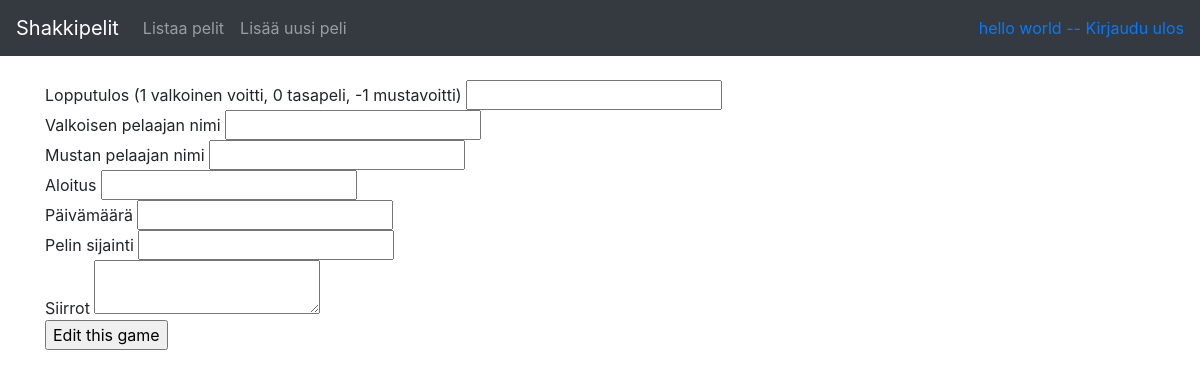
The app's page /games/2/edit (signed in), older data.
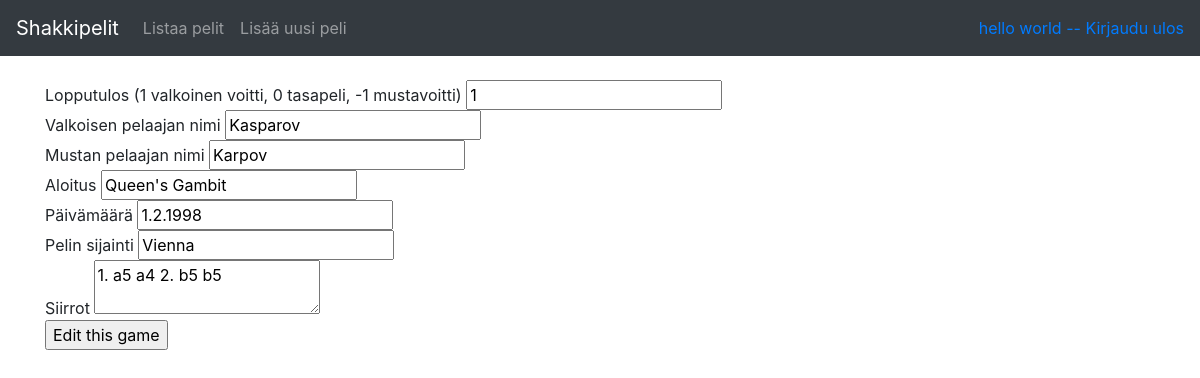
The same page, newer data.
### app/games/models.py (models this page shows, shortened)
class Game(db.Model):
    id = db.Column(db.Integer, primary_key=True)
    date_created = db.Column(db.DateTime, default=db.func.current_timestamp())
    date_modified = db.Column(db.DateTime, default=db.func.current_timestamp(),
    onupdate=db.func.current_timestamp())
    white_player = db.Column(db.String(144), nullable=False)
    black_player = db.Column(db.String(144), nullable=False)
    game_date = db.Column(db.String(144), nullable=False)
    game_location = db.Column(db.String(144), nullable=True)
    result = db.Column(db.Integer, nullable=True) # 1 for white, 0 for draw, -1 for black
    opening = db.Column(db.String(144), nullable=True)
    moves = db.Column(db.String(1000), nullable=True)
    account_id = db.Column(db.Integer, db.ForeignKey('account.id'), nullable=False)

### app/games/views.py (the view)
@app.route("/games/<game_id>/edit", methods=["GET"])
@login_required
def game_edit_view(game_id):
    return render_template("games/edit.html", game = Game.query.get(game_id))

### app/__init__.py (called while the page is built)
@login_manager.user_loader
def load_user(user_id):
    return User.query.get(user_id)

### app/templates/games/edit.html
{% extends "layout.html" %}
{% block body %}
<form method="PUT" action="{{ url_for('game_edit', game_id=game.id) }}">
  <span>Lopputulos (1 valkoinen voitti, 0 tasapeli, -1 mustavoitti)</span>
  <input type="text" name="result" value="{{ game.result }}"/><br/>
  <span>Valkoisen pelaajan nimi</span>
  <input name="whitePlayer" value="{{ game.white_player }}"/><br/>
  <span>Mustan pelaajan nimi</span>
  <input name="blackPlayer" value="{{ game.black_player }}"/><br/>
  <span>Aloitus</span>
  <input type="text" name="opening" value="{{ game.opening }}"/><br/>
  <span>Päivämäärä</span>
  <input type="text" name="game_date" value="{{ game.game_date }}"/><br/>
  <span>Pelin sijainti</span>
  <input type="text" name="game_location" value="{{ game.game_location }}"/><br/>
  <span>Siirrot</span>
  <textarea type="text" name="moves">{{ game.moves }}</textarea><br/>
  <input type="submit" value="Edit this game"/>
</form>
{% endblock %}

Row changes from the older to the newer data that the page shows:
added Game: result "1", whitePlayer "Kasparov", blackPlayer "Karpov", opening "Queen's Gambit", game_date "1.2.1998", game_location "Vienna", moves "1. a5 a4 2. b5 b5"
